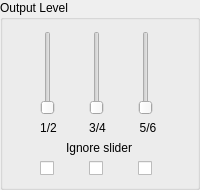
      <widget class="QGroupBox" name="groupBox11" >
       <property name="title" >
        <string>Output Level</string>
       </property>
       <layout class="QGridLayout" >
        <item row="0" column="0" >
         <widget class="QSlider" name="sldOut12Level" >
          <property name="minimum" >
           <number>0</number>
          </property>
          <property name="maximum" >
           <number>127</number>
          </property>
          <property name="singleStep" >
           <number>1</number>
          </property>
          <property name="pageStep" >
           <number>16</number>
          </property>
          <property name="orientation" >
           <enum>Qt::Vertical</enum>
          </property>
          <property name="tickInterval" >
           <number>32</number>
          </property>
         </widget>
        </item>
        <item row="0" column="1" >
         <widget class="QSlider" name="sldOut34Level" >
          <property name="minimum" >
           <number>0</number>
          </property>
          <property name="maximum" >
           <number>127</number>
          </property>
          <property name="singleStep" >
           <number>1</number>
          </property>
          <property name="pageStep" >
           <number>16</number>
          </property>
          <property name="orientation" >
           <enum>Qt::Vertical</enum>
          </property>
          <property name="tickInterval" >
           <number>32</number>
          </property>
         </widget>
        </item>
        <item row="0" column="2" >
         <widget class="QSlider" name="sldOut56Level" >
          <property name="minimum" >
           <number>0</number>
          </property>
          <property name="maximum" >
           <number>127</number>
          </property>
          <property name="singleStep" >
           <number>1</number>
          </property>
          <property name="pageStep" >
           <number>16</number>
          </property>
          <property name="orientation" >
           <enum>Qt::Vertical</enum>
          </property>
          <property name="tickInterval" >
           <number>32</number>
          </property>
         </widget>
        </item>
        <item row="1" column="0" >
         <widget class="QLabel" name="txtOut14In12_2" >
          <property name="text" >
           <string>1/2</string>
          </property>
          <property name="alignment" >
           <set>Qt::AlignCenter</set>
          </property>
          <property name="wordWrap" >
           <bool>false</bool>
          </property>
         </widget>
        </item>
        <item row="1" column="1" >
         <widget class="QLabel" name="txtOut14In12_2_2" >
          <property name="text" >
           <string>3/4</string>
          </property>
          <property name="alignment" >
           <set>Qt::AlignCenter</set>
          </property>
          <property name="wordWrap" >
           <bool>false</bool>
          </property>
         </widget>
        </item>
        <item row="1" column="2" >
         <widget class="QLabel" name="txtOut14In12_2_2_2" >
          <property name="text" >
           <string>5/6</string>
          </property>
          <property name="alignment" >
           <set>Qt::AlignCenter</set>
          </property>
          <property name="wordWrap" >
           <bool>false</bool>
          </property>
         </widget>
        </item>
        <item row="2" column="0" colspan="3" >
         <widget class="QLabel" name="textLabel1" >
          <property name="text" >
           <string>Ignore slider</string>
          </property>
          <property name="alignment" >
           <set>Qt::AlignCenter</set>
          </property>
          <property name="wordWrap" >
           <bool>false</bool>
          </property>
         </widget>
        </item>
        <item row="3" column="0" >
         <widget class="QCheckBox" name="chkOut12HwCtrl" >
          <property name="text" >
           <string/>
          </property>
         </widget>
        </item>
        <item row="3" column="1" >
         <widget class="QCheckBox" name="chkOut34HwCtrl" >
          <property name="text" >
           <string/>
          </property>
         </widget>
        </item>
        <item row="3" column="2" >
         <widget class="QCheckBox" name="chkOut56HwCtrl" >
          <property name="text" >
           <string/>
          </property>
         </widget>
        </item>
       </layout>
      </widget>
